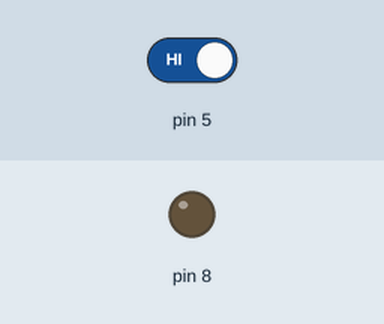
Simulated run of this sketch. Board: Arduino Uno, built with avr-gcc and run on an emulated ATmega328P. Parts: output pins drawn as LEDs (lit = HIGH). Dashed ring = blinking. Inputs (shaded band) come from the test bench; at power-on: pin 5 HIGH.

Above: at 1.2 s.
1.3 s: pin 5 driven LOW
At 1.6 s:
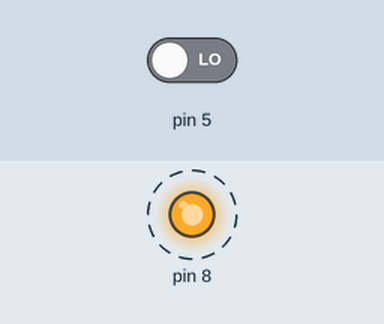
4.3 s: pin 5 driven HIGH
At 5.0 s:
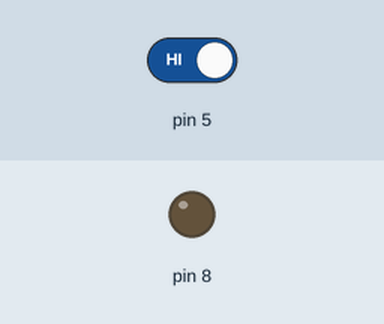
Timing chart, 0 to 7.3 s (numbered marks = the images above; inputs shaded):
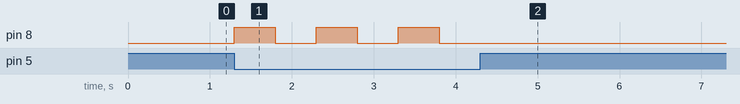

The sketch:

raindet_piezo.ino
```cpp
void setup()
{
//on pin5 we have the rain sensor so this is an input
pinMode(5, INPUT);
//on pin 12 we have buzzer so this is an output
pinMode(8, OUTPUT);
}
void loop()
 {
//when rain sensor gives LOW signal it means that it rains
if(digitalRead(5) == LOW)
{
//for half a second we turn the buzzer on

digitalWrite(8, HIGH);
delay(500);
 //for half a second we turn the buzzer off

digitalWrite(8, LOW);
delay(500);
//so we have the beep-beep signal like an alarm
 }
}
```

Measured:
- after the input at 1.3 s, pin 8: alternates HIGH for 0.50 s and LOW for 0.50 s, starting at once
- after the input at 4.3 s, pin 8: stops changing and stays LOW
